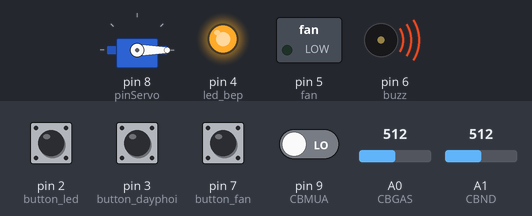
A sketch run on a simulated Arduino Uno, built with avr-gcc and run on an emulated ATmega328P. Parts: servo, switched loads named in the sketch (green lamp = pin HIGH), output pins drawn as LEDs (lit = HIGH), buzzer (waves = sounding, pin HIGH). The test bench sets the inputs (shaded band); at power-on: pin 2 (button_led), pin 3 (button_dayphoi), pin 7 (button_fan) HIGH, pin 9 (CBMUA) LOW, A0 (CBGAS) = 512, A1 (CBND) = 512. What the sketch prints to the serial monitor is not drawn.

Above: at 1.2 s.
1.3 s: pin 3 (button_dayphoi) pulled LOW for 0.15 s
At 1.91 s:
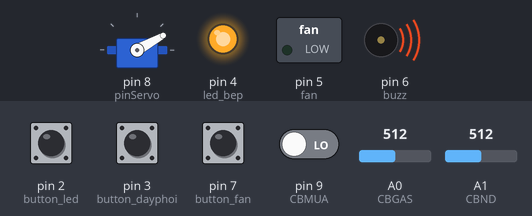
At 2.52 s:
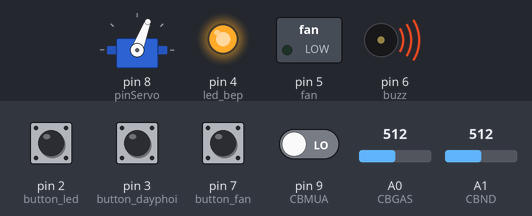
4.3 s: A0 (CBGAS) set to 110
At 4.63 s:
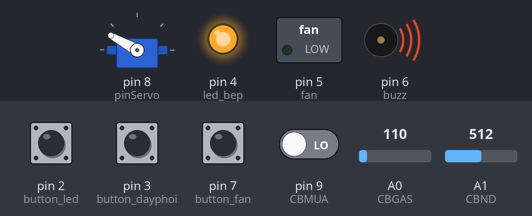
7.3 s: A0 (CBGAS) set to 93
8.9 s: A1 (CBND) set to 135
10.4 s: A1 (CBND) set to 114
At 11.4 s:
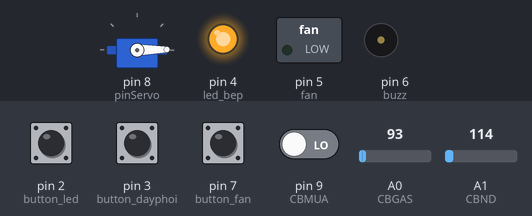
11.9 s: pin 9 (CBMUA) driven HIGH
Timing chart, 0 to 15.9 s (numbered marks = the images above; inputs shaded):
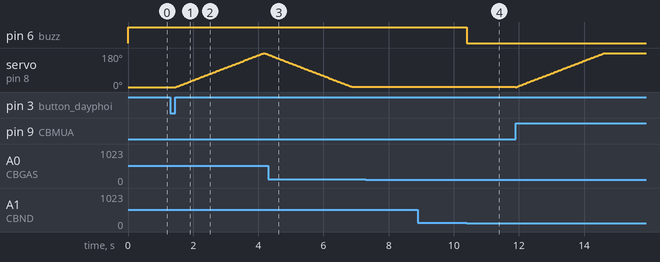

Measured:
- the behaviour switches between 125 and 124 on A1 (CBND) (found by bisection; images 3 and 4)
- after the input at 1.3 s, servo on pin 8 (pinServo): rises from 0° to 179° in 2.7 s, then falls to 171° in 0.15 s
- after the input at 7.3 s, every drawn part: stays the same
- after the input at 8.9 s, every drawn part: stays the same
- after the input at 10.4 s, pin 6 (buzz): HIGH → LOW at once

The sketch:

khu_bep.ino
```cpp
/*
  Chức năng:
   - Đèn + quạt.
   - Cảm biến khí gas, khói.
   - Cảm biến nhiệt độ.
   - Còi báo.
   - Servo(dây phơi) + cảm biến mưa.
  Web:
   - Đèn: 0,1
   - Quạt: 2,3
   - Báo khí gas: 4,5
*/


#include <Servo.h>

#define CBGAS A0
#define CBND A1
#define CBMUA 9
#define led_bep 4
#define fan 5
#define buzz 6
#define pinServo 8
#define button_led 2
#define button_fan 7
#define button_dayphoi 3

int nhiet_do, gas, i;
int state_led = 0, state_fan = 0, state_phoi = 0;
int pos = 0, data_send = 0, data_receive = 0;
Servo myservo;

void setup() {
//  //---Khoi tao timer
//  TCCR1A = 0;
//  TCCR1B = 0;     // thanh ghi de cau hinh ti le chia cua Timer
//  TIMSK1 = 0 ;    // thanh ghi quy dinh hinh thuc ngat
//
//  // duoi day la cau hinh cho Timer
//  TCCR1B |= (0 << CS12) | (1 << CS11) | (1 << CS10); // ti le chia la 1/64
//  TCNT1 = 63035;      // thoi gian nhay vao ngat la sau moi 100ms
//  TIMSK1 = (1 << TOIE1); // hinh thuc ngat la ngat khi tran
//  sei() ;           // cho phep ngat toan cuc
//  //----------------

  pinMode(CBGAS, INPUT);
  pinMode(CBND, INPUT);
  pinMode(led_bep, OUTPUT);
  pinMode(fan, OUTPUT);
  pinMode(buzz, OUTPUT);
  pinMode(button_led, INPUT_PULLUP);
  pinMode(button_fan, INPUT_PULLUP);
  pinMode(button_dayphoi, INPUT_PULLUP);
  digitalWrite(led_bep, HIGH);
  digitalWrite(fan, HIGH);
  digitalWrite(buzz, LOW);
  myservo.attach(pinServo);
  myservo.write(pos);
  Serial.begin(9600);
}

void loop() {
  //Serial.println(nhiet_do);
  // Nhan du lieu tu Webserver
  if (Serial.available()) {
    while (Serial.available() < 2);
    byte b1 = Serial.read();
    byte b2 = Serial.read();
    data_receive = b1 * 256 + b2;

    switch (data_receive) {
      case 0: // tat den
        digitalWrite(led_bep, 1);
        state_led = 0;
        break;
      case 1: // bat den
        digitalWrite(led_bep, 0);
        state_led = 1;
        break;
      case 2: // tat quat
        digitalWrite(fan, 1); // kich relay muc cao la TAT
        state_fan = 0;
        break;
      case 3: // bat quat
        digitalWrite(fan, 0); // kich relay muc thao la BAT
        state_fan = 1;
        break;
    }
  }
  // bat den
  if (digitalRead(button_led) == 0) // nut bat/tat den
  {
    while (digitalRead(button_led) == 0);
    state_led = !state_led;
    if (state_led == 1) {
      digitalWrite(led_bep, 0);
      data_send = 1;
      Serial.write(data_send / 256);
      Serial.write(data_send % 256);
    }
    else {
      digitalWrite(led_bep, 1);
      data_send = 0;
      Serial.write(data_send / 256);
      Serial.write(data_send % 256);
    }
  }
  // bat quat thong gio
  if (digitalRead(button_fan) == 0)
  {
    while (digitalRead(button_fan) == 0);
    state_fan = !state_fan;
    if (state_fan == 1) {
      digitalWrite(fan, 0);
      data_send = 3;
      Serial.write(data_send / 256);
      Serial.write(data_send % 256);
    }
    else {
      digitalWrite(fan, 1);
      data_send = 2;
      Serial.write(data_send / 256);
      Serial.write(data_send % 256);
    }
  }
  //canh bao khi co khi gas
  nhiet_do = 5.0 * 100.0 * analogRead(CBND) / 1024.0;
  gas = 5.0 * 100.0 * analogRead(CBGAS) / 1024.0;
  //Serial.println(gas);
  //  Serial.print("T= ");
  // Serial.println(nhiet_do);
  //Serial.println(digitalRead(CBMUA));
  if (((gas > 50) || (nhiet_do > 60)))
  {
    if (state_fan == 0) { // neu quat dang tat thi bat, con dang bat thi thoi
      digitalWrite(fan, 0);
      data_send = 3;
      Serial.write(data_send / 256);
      Serial.write(data_send % 256);
    }
    digitalWrite(buzz, HIGH);
  }
  else
  {
    digitalWrite(buzz, LOW);
  }

  if (gas > 50) {
    data_send = 5;
    Serial.write(data_send / 256);
    Serial.write(data_send % 256);
  }
  else {
    data_send = 4;
    Serial.write(data_send / 256);
    Serial.write(data_send % 256);
  }
  // day phoi quan ao khi troi mua
  // che do tu dong bang cam bien
  if (state_phoi == 1) { // Che do tu dong day phoi dang bat
    if ((digitalRead(CBMUA) == 1) && (pos == 0)) // ko co mua
    {
      for (pos = 0; pos < 180; pos += 1) // cho servo quay từ 0->179 độ
      { // mỗi bước của vòng lặp tăng 1 độ
        myservo.write(pos);              // xuất tọa độ ra cho servo
        delay(15);                       // đợi 15 ms cho servo quay đến góc đó rồi tới bước tiếp theo
      }
    }
    if ((digitalRead(CBMUA) == 0) && (pos == 180)) // co mua
    {
      for (pos = 180; pos >= 1; pos -= 1) // cho servo quay từ 179-->0 độ
      {
        myservo.write(pos);              // xuất tọa độ ra cho servo
        delay(15);                       // đợi 15 ms cho servo quay đến góc đó rồi tới bước tiếp theo
      }
    }
  }
  //keo day phoi bang nut nhan
  if (digitalRead(button_dayphoi) == 0)
  {
    while (digitalRead(button_dayphoi) == 0);
    if (pos == 180)
    {
      for (pos = 180; pos > 0; pos--) // cho servo quay từ 0->179 độ
      { // mỗi bước của vòng lặp tăng 1 độ
        myservo.write(pos);              // xuất tọa độ ra cho servo
        delay(15);                       // đợi 15 ms cho servo quay đến góc đó rồi tới bước tiếp theo
      }
      state_phoi = 0;
    }

    else
    {
      for (pos = 0; pos < 180; pos++) // cho servo quay từ 179-->0 độ
      {
        myservo.write(pos);              // xuất tọa độ ra cho servo
        delay(15);                       // đợi 15 ms cho servo quay đến góc đó rồi tới bước tiếp theo
      }
      state_phoi = 1;
    }
  }
}
```
